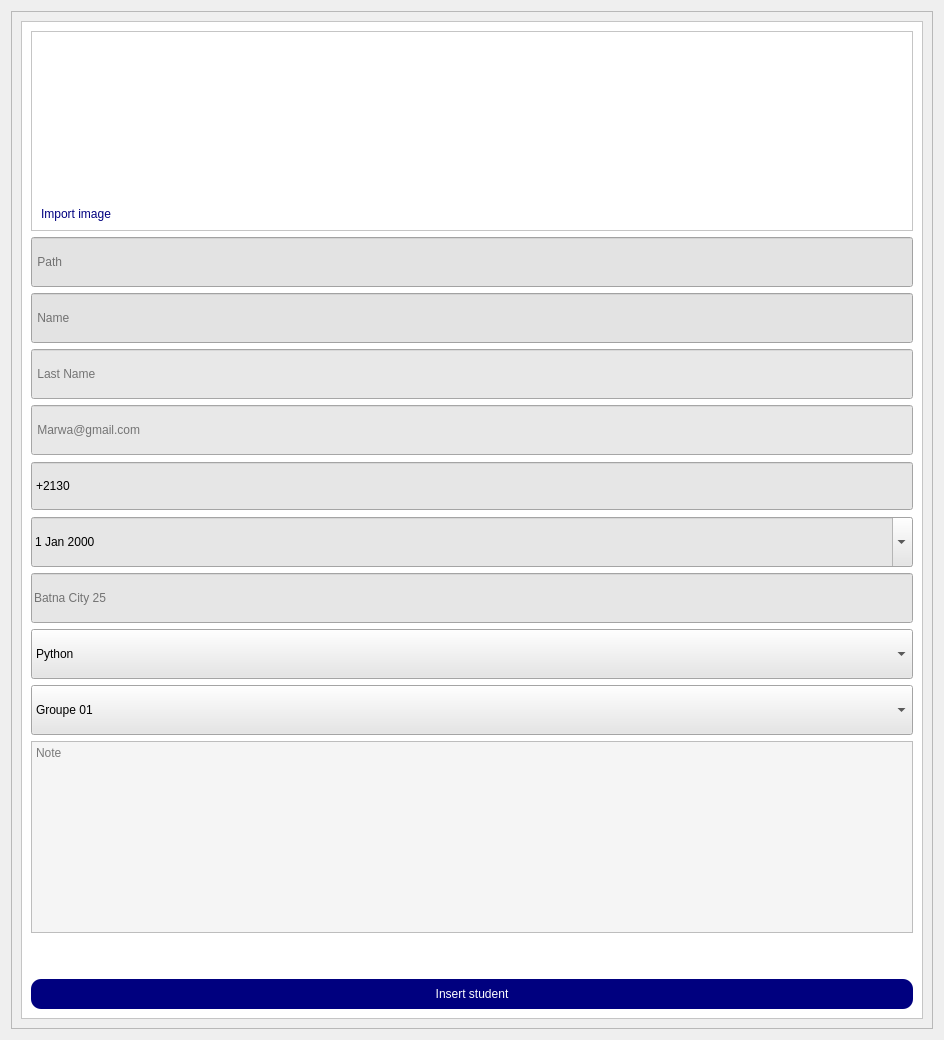
      <widget class="QWidget" name="page_4">
       <layout class="QGridLayout" name="gridLayout_12">
        <item row="0" column="0">
         <widget class="QFrame" name="frame_11">
          <property name="frameShape">
           <enum>QFrame::StyledPanel</enum>
          </property>
          <property name="frameShadow">
           <enum>QFrame::Raised</enum>
          </property>
          <layout class="QGridLayout" name="gridLayout_15">
           <item row="0" column="0">
            <widget class="QFrame" name="frame_12">
             <property name="maximumSize">
              <size>
               <width>1000</width>
               <height>16777215</height>
              </size>
             </property>
             <property name="styleSheet">
              <string notr="true">background-color: rgb(255, 255, 255);</string>
             </property>
             <property name="frameShape">
              <enum>QFrame::StyledPanel</enum>
             </property>
             <property name="frameShadow">
              <enum>QFrame::Raised</enum>
             </property>
             <layout class="QGridLayout" name="gridLayout_13">
              <item row="7" column="0">
               <widget class="QLineEdit" name="BirthPlace">
                <property name="minimumSize">
                 <size>
                  <width>0</width>
                  <height>50</height>
                 </size>
                </property>
                <property name="styleSheet">
                 <string notr="true">background-color: rgb(230, 230, 230);</string>
                </property>
                <property name="echoMode">
                 <enum>QLineEdit::Normal</enum>
                </property>
                <property name="placeholderText">
                 <string>Batna City 25</string>
                </property>
               </widget>
              </item>
              <item row="8" column="0">
               <widget class="QComboBox" name="Training">
                <property name="minimumSize">
                 <size>
                  <width>0</width>
                  <height>50</height>
                 </size>
                </property>
                <property name="styleSheet">
                 <string notr="true">background-color: rgb(230, 230, 230);</string>
                </property>
                <item>
                 <property name="text">
                  <string>Python</string>
                 </property>
                </item>
                <item>
                 <property name="text">
                  <string>Trading</string>
                 </property>
                </item>
                <item>
                 <property name="text">
                  <string>Arabic</string>
                 </property>
                </item>
                <item>
                 <property name="text">
                  <string>English</string>
                 </property>
                </item>
                <item>
                 <property name="text">
                  <string>Turkish</string>
                 </property>
                </item>
               </widget>
              </item>
              <item row="3" column="0">
               <widget class="QLineEdit" name="LastName">
                <property name="minimumSize">
                 <size>
                  <width>0</width>
                  <height>50</height>
                 </size>
                </property>
                <property name="styleSheet">
                 <string notr="true">background-color: rgb(232, 232, 232);</string>
                </property>
                <property name="placeholderText">
                 <string> Last Name</string>
                </property>
               </widget>
              </item>
              <item row="1" column="0">
               <widget class="QLineEdit" name="ImagePath">
                <property name="minimumSize">
                 <size>
                  <width>0</width>
                  <height>50</height>
                 </size>
                </property>
                <property name="styleSheet">
                 <string notr="true">background-color: rgb(227, 227, 227);</string>
                </property>
                <property name="placeholderText">
                 <string> Path</string>
                </property>
               </widget>
              </item>
              <item row="9" column="0">
               <widget class="QComboBox" name="Groupe">
                <property name="minimumSize">
                 <size>
                  <width>0</width>
                  <height>50</height>
                 </size>
                </property>
                <property name="styleSheet">
                 <string notr="true">background-color: rgb(230, 230, 230);</string>
                </property>
                <item>
                 <property name="text">
                  <string>Groupe 01</string>
                 </property>
                </item>
                <item>
                 <property name="text">
                  <string>Groupe 02</string>
                 </property>
                </item>
                <item>
                 <property name="text">
                  <string>Groupe 03</string>
                 </property>
                </item>
                <item>
                 <property name="text">
                  <string>Groupe 04</string>
                 </property>
                </item>
                <item>
                 <property name="text">
                  <string>Groupe 05</string>
                 </property>
                </item>
               </widget>
              </item>
              <item row="6" column="0">
               <widget class="QDateEdit" name="BirthDate">
                <property name="minimumSize">
                 <size>
                  <width>0</width>
                  <height>50</height>
                 </size>
                </property>
                <property name="styleSheet">
                 <string notr="true">background-color: rgb(230, 230, 230);</string>
                </property>
                <property name="calendarPopup">
                 <bool>true</bool>
                </property>
               </widget>
              </item>
              <item row="0" column="0">
               <widget class="QFrame" name="frame_13">
                <property name="minimumSize">
                 <size>
                  <width>0</width>
                  <height>200</height>
                 </size>
                </property>
                <property name="maximumSize">
                 <size>
                  <width>16777215</width>
                  <height>200</height>
                 </size>
                </property>
                <property name="frameShape">
                 <enum>QFrame::StyledPanel</enum>
                </property>
                <property name="frameShadow">
                 <enum>QFrame::Raised</enum>
                </property>
                <layout class="QGridLayout" name="gridLayout_14">
                 <item row="0" column="0">
                  <widget class="QLabel" name="MyImage">
                   <property name="maximumSize">
                    <size>
                     <width>150</width>
                     <height>16777215</height>
                    </size>
                   </property>
                   <property name="text">
                    <string/>
                   </property>
                   <property name="pixmap">
                    <pixmap>icons/computer-icons-user-iconfinder-symbol-account-profile-icon-f7cdcb49bc8606162db8bc7290ec2cf6.png</pixmap>
                   </property>
                   <property name="scaledContents">
                    <bool>true</bool>
                   </property>
                  </widget>
                 </item>
                 <item row="1" column="0">
                  <widget class="QPushButton" name="ImportImage">
                   <property name="styleSheet">
                    <string notr="true">color: rgb(0, 0, 127);
font: 10pt &quot;MV Boli&quot;;
border:non;</string>
                   </property>
                   <property name="text">
                    <string>Import image</string>
                   </property>
                  </widget>
                 </item>
                 <item row="0" column="1">
                  <spacer name="horizontalSpacer_5">
                   <property name="orientation">
                    <enum>Qt::Horizontal</enum>
                   </property>
                   <property name="sizeHint" stdset="0">
                    <size>
                     <width>792</width>
                     <height>20</height>
                    </size>
                   </property>
                  </spacer>
                 </item>
                </layout>
               </widget>
              </item>
              <item row="5" column="0">
               <widget class="QSpinBox" name="PhoneNumber">
                <property name="minimumSize">
                 <size>
                  <width>0</width>
                  <height>50</height>
                 </size>
                </property>
                <property name="styleSheet">
                 <string notr="true">background-color: rgb(230, 230, 230);</string>
                </property>
                <property name="buttonSymbols">
                 <enum>QAbstractSpinBox::NoButtons</enum>
                </property>
                <property name="prefix">
                 <string>+213</string>
                </property>
                <property name="maximum">
                 <number>1000000000</number>
                </property>
               </widget>
              </item>
              <item row="12" column="0">
               <widget class="QPushButton" name="B_InsertStudent">
                <property name="minimumSize">
                 <size>
                  <width>100</width>
                  <height>30</height>
                 </size>
                </property>
                <property name="styleSheet">
                 <string notr="true">QPushButton{
	
	background-color: rgb(0, 0, 127);
	border-radius:10px;
	color: rgb(255, 255, 255);
}
QPushButton:hover{
	
	background-color: rgb(0, 0, 255);
	font: 10pt &quot;MS Shell Dlg 2&quot;;
}</string>
                </property>
                <property name="text">
                 <string>Insert student</string>
                </property>
               </widget>
              </item>
              <item row="2" column="0">
               <widget class="QLineEdit" name="Name">
                <property name="minimumSize">
                 <size>
                  <width>0</width>
                  <height>50</height>
                 </size>
                </property>
                <property name="styleSheet">
                 <string notr="true">background-color: rgb(227, 227, 227);</string>
                </property>
                <property name="placeholderText">
                 <string> Name</string>
                </property>
               </widget>
              </item>
              <item row="11" column="0">
               <spacer name="verticalSpacer">
                <property name="orientation">
                 <enum>Qt::Vertical</enum>
                </property>
                <property name="sizeHint" stdset="0">
                 <size>
                  <width>20</width>
                  <height>40</height>
                 </size>
                </property>
               </spacer>
              </item>
              <item row="4" column="0">
               <widget class="QLineEdit" name="Email">
                <property name="minimumSize">
                 <size>
                  <width>0</width>
                  <height>50</height>
                 </size>
                </property>
                <property name="styleSheet">
                 <string notr="true">background-color: rgb(232, 232, 232);</string>
                </property>
                <property name="placeholderText">
                 <string> Marwa@gmail.com</string>
                </property>
               </widget>
              </item>
              <item row="10" column="0">
               <widget class="QTextEdit" name="Note">
                <property name="styleSheet">
                 <string notr="true">background-color: rgb(245, 245, 245);</string>
                </property>
                <property name="placeholderText">
                 <string>Note</string>
                </property>
               </widget>
              </item>
             </layout>
            </widget>
           </item>
          </layout>
         </widget>
        </item>
       </layout>
      </widget>
